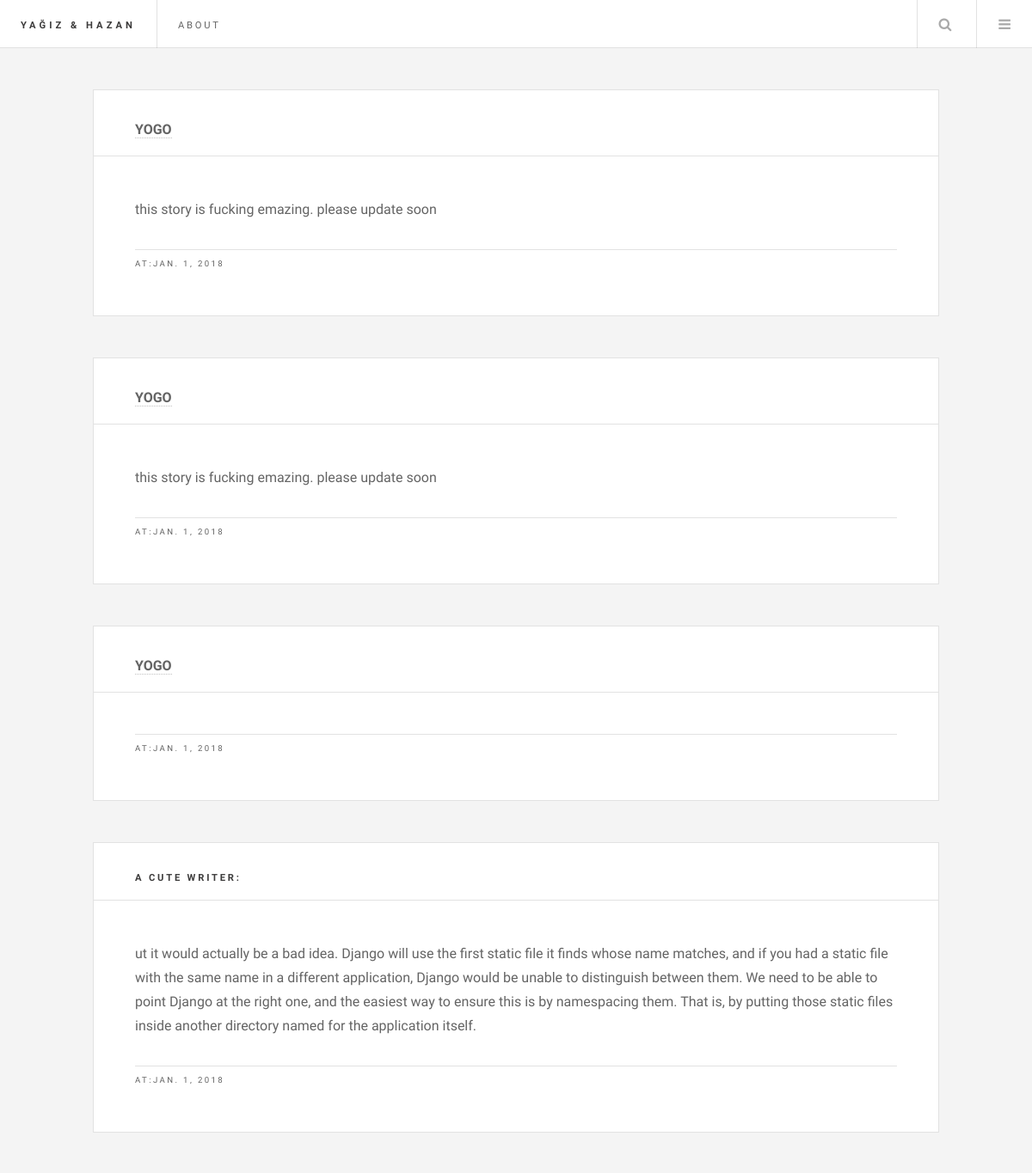
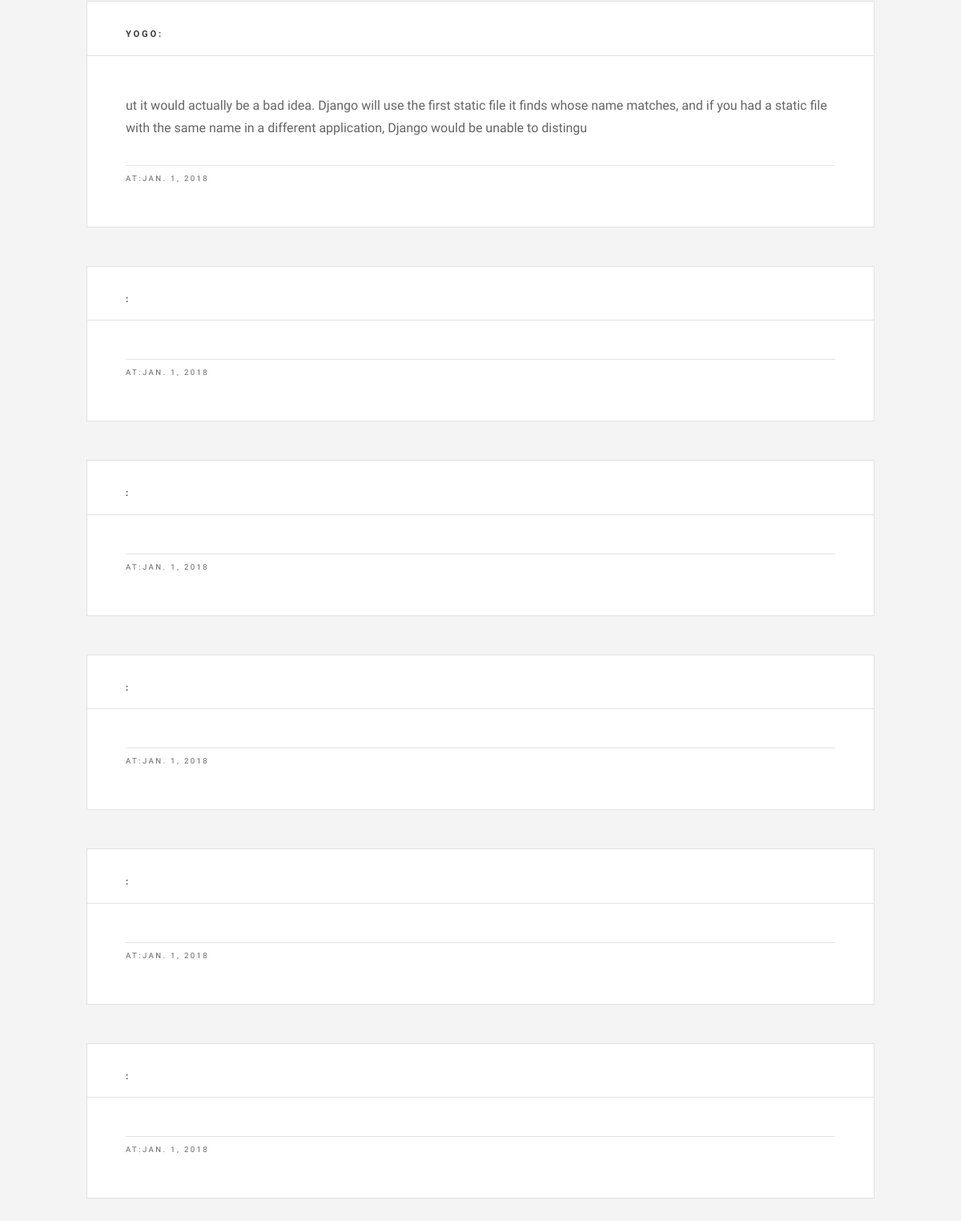
/story/6/comments/1/, run on the app's committed database (2 pictures, top to bottom).
### egamen/models.py (models this page shows)
class Comments(models.Model):
    comment = models.CharField(max_length=300, blank=False, null=False)
    story = models.ForeignKey(Story, on_delete=models.CASCADE)
    commenter = models.ForeignKey(User, blank=True, null=True, on_delete=models.CASCADE)
    chapter = models.ForeignKey(Chapter, on_delete=models.CASCADE)
    pub_date = models.DateField(auto_now_add=True, blank=False, null=False)
    guest_review = models.CharField(max_length=20, blank=True, null=True)

### egamen/views.py (the view)
# urls.py: url(r'^story/(?P<story_id>[0-9]+)/comments/(?P<page>[0-9]+)/$', views.commentList, name="comments"),
def commentList(request, story_id, page=1):
    story = Story.objects.get(id=story_id)
    comments = story.comments_set.all()
    return render(request,'comment_list.html', {'comments': comments, 'story' : story})

### templates/comment_list.html (shortened to what this page needs)
{% extends 'base.html'%}
{% block content %}
{% load static %}
<div id="main">
   {% for comment in comments %}
    <article class="post-comment">
        <header>
            <div class="title">
                {% if comment.commenter%}
                <a href="{% url 'egamen:userstories' comment.commenter%}" class="name" style="font-weight:bold; text-transform:uppercase"><span>{{comment.commenter}}</span></a>
                {% else %}
                                <h6>{{comment.guest_review}}:</h6>
                {%endif%}
            </div>
        </header>
                 {% autoescape off%}
        <p>                            {{comment.comment}}</p>
                                {% endautoescape %}
<footer>
										<ul class="stats">
											<li><time class="published"> At:{{comment.pub_date}}</time></li>
										</ul>
									</footer>
</article>
 {% endfor %}
</div>
{% endblock%}

### static/assets/css/main.css (style rules this page uses)
html, body, div, span, applet, object, iframe, h1, h2, h3, h4, h5, h6, p, blockquote, pre, a, abbr, acronym, address, big, cite, code, del, dfn, em, img, ins, kbd, q, s, samp, small, strike, strong, sub, sup, tt, var, b, u, i, center, dl, dt, dd, ol, ul, li, fieldset, form, label, legend, table, caption, tbody, tfoot, thead, tr, th, td, article, aside, canvas, details, embed, figure, figcaption, footer, header, hgroup, menu, nav, output, ruby, section, summary, time, mark, audio, video { margin: 0; padding: 0; border: 0; font-size: 100%; font: inherit; vertical-align: baseline; }
article, aside, details, figcaption, figure, footer, header, hgroup, menu, nav, section { display: block; }
body { line-height: 1; }
ol, ul { list-style: none; }
body { -webkit-text-size-adjust: none; }
*, *:before, *:after { -moz-box-sizing: border-box; -webkit-box-sizing: border-box; box-sizing: border-box; }
body { -ms-overflow-style: scrollbar; }
body { background: #f4f4f4; }
body, input, select, textarea { color: #646464; font-family: "Source Sans Pro", Helvetica, sans-serif; font-size: 14pt; font-weight: 400; line-height: 1.75; }
@media screen and (max-width: 1680px) { body, input, select, textarea { font-size: 12pt; } }
@media screen and (max-width: 1280px) { body, input, select, textarea { font-size: 12pt; } }
a { -moz-transition: color 0.2s ease, border-bottom-color 0.2s ease; -webkit-transition: color 0.2s ease, border-bottom-color 0.2s ease; -ms-transition: color 0.2s ease, border-bottom-color 0.2s ease; transition: color 0.2s ease, border-bottom-color 0.2s ease; border-bottom: dotted 1px rgba(160, 160, 160, 0.65); color: inherit; text-decoration: none; }
a:before { -moz-transition: color 0.2s ease; -webkit-transition: color 0.2s ease; -ms-transition: color 0.2s ease; transition: color 0.2s ease; }
p { margin: 0 0 2em 0; }
h1, h2, h3, h4, h5, h6 { color: #3c3b3b; font-family: "Raleway", Helvetica, sans-serif; font-weight: 800; letter-spacing: 0.25em; line-height: 1.65; margin: 0 0 1em 0; text-transform: uppercase; }
h6 { font-size: 0.7em; }
ul { list-style: disc; margin: 0 0 2em 0; padding-left: 1em; }
ul li { padding-left: 0.5em; }
body { padding-top: 3.5em; }
#main { -moz-flex-grow: 1; -webkit-flex-grow: 1; -ms-flex-grow: 1; flex-grow: 1; -ms-flex: 1; width: 100%; }
.post-comment { padding: 3em 3em 1em 3em ; background: #ffffff; border: solid 1px rgba(160, 160, 160, 0.3); margin: 0 0 3em 0; position: relative; text-align:left; }
.post-comment > header { display: -moz-flex; display: -webkit-flex; display: -ms-flex; display: flex; border-bottom: solid 1px rgba(160, 160, 160, 0.3); left: -3em; margin: -3em 0 3em 0; position: relative; width: calc(100% + 6em); }
.post-comment > header .title { -moz-flex-grow: 1; -webkit-flex-grow: 1; -ms-flex-grow: 1; flex-grow: 1; -ms-flex: 1; text-align : left; padding: 2em 3em 1em 3em; }
.post-comment > header .title > :last-child { margin-bottom: 0; }
.post-comment > footer { display: -moz-flex; border-top: solid 1px rgba(160, 160, 160, 0.3); display: -webkit-flex; display: -ms-flex; display: flex; -moz-align-items: center; -webkit-align-items: center; -ms-align-items: center; align-items: center; }
.post-comment > footer .stats { cursor: default; list-style: none; padding: 0; }
.post-comment > footer .stats li { border-left: solid 1px rgba(160, 160, 160, 0.3); display: inline-block; font-family: "Raleway", Helvetica, sans-serif; font-size: 0.6em; font-weight: 400; letter-spacing: 0.25em; line-height: 1; margin: 0 0 0 2em; padding: 0 0 0 2em; text-transform: uppercase; }
.post-comment > footer .stats li:first-child { border-left: 0; margin-left: 0; padding-left: 0; }

### data on the page
Comments: commenter "YOGO", comment "this story is fucking emazing. please update soon", pub_date "JAN. 1, 2018"
Comments: commenter "YOGO", comment "this story is fucking emazing. please update soon", pub_date "JAN. 1, 2018"
Comments: commenter "YOGO", pub_date "JAN. 1, 2018"
Comments: guest_review "A CUTE WRITER", comment "ut it would actually be a bad idea. Django will use the first static file it finds whose name matches, and if you had a static file with the same name in a different application, Django would be unable to distinguish between them. We need to be able to point Django at the right one, and the easiest way to ensure this is by namespacing them. That is, by putting those static files inside another directory named for the application itself.", pub_date "JAN. 1, 2018"
Comments: guest_review "YOGO", comment "ut it would actually be a bad idea. Django will use the first static file it finds whose name matches, and if you had a static file with the same name in a different application, Django would be unable to distingu", pub_date "JAN. 1, 2018"
Comments: pub_date "JAN. 1, 2018"
Comments: pub_date "JAN. 1, 2018"
Comments: pub_date "JAN. 1, 2018"
Comments: pub_date "JAN. 1, 2018"
Comments: pub_date "JAN. 1, 2018"
